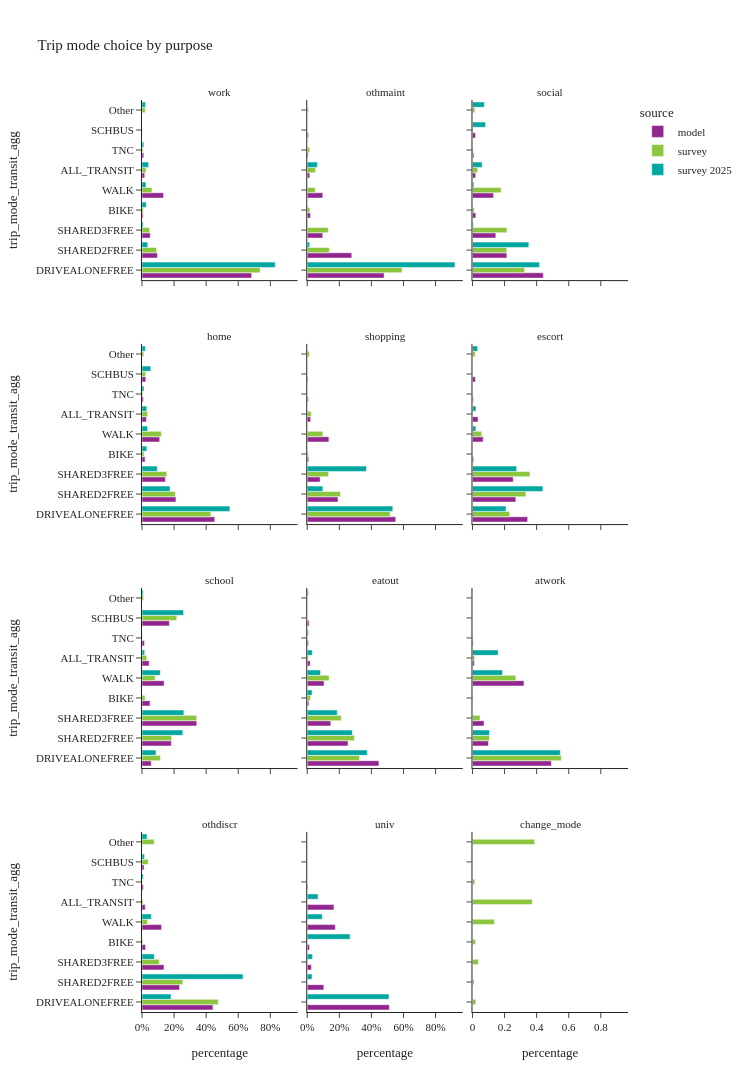
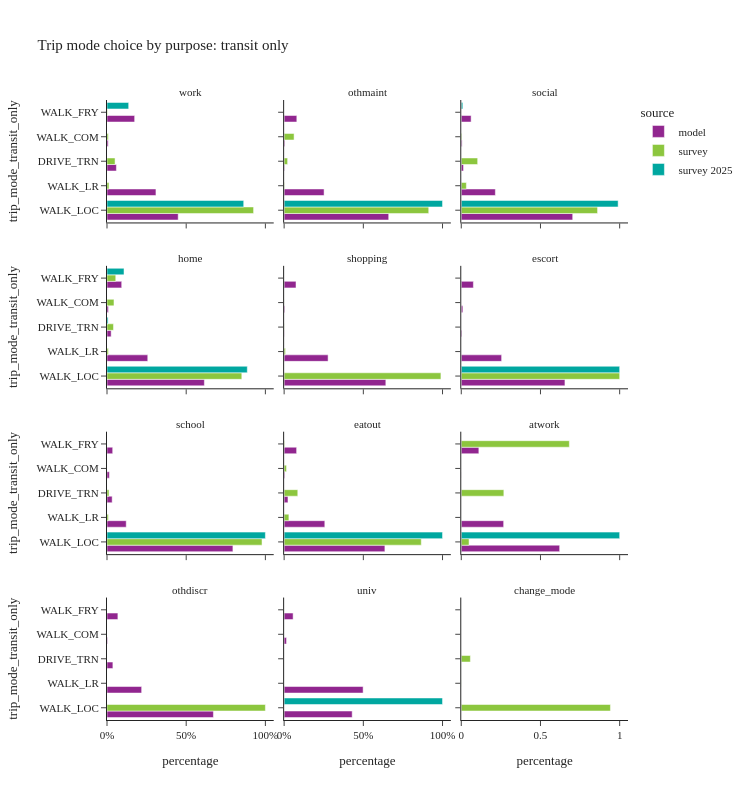

The code cell stored with these charts, in order, in its notebook:
### Code cell
trip_mode_choice_seg(segment_col='purpose')
